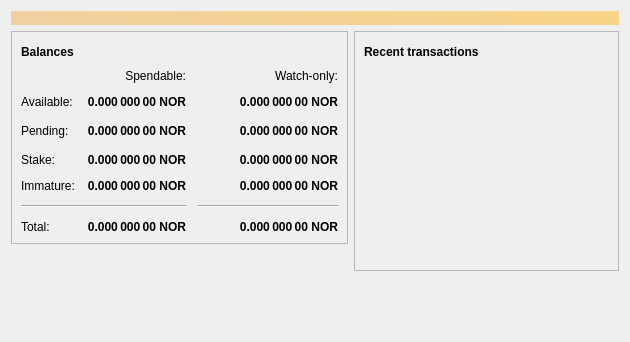
<?xml version="1.0" encoding="UTF-8"?>
<ui version="4.0">
 <class>OverviewPage</class>
 <widget class="QWidget" name="OverviewPage">
  <property name="geometry">
   <rect>
    <x>0</x>
    <y>0</y>
    <width>630</width>
    <height>342</height>
   </rect>
  </property>
  <property name="windowTitle">
   <string>Form</string>
  </property>
  <layout class="QVBoxLayout" name="topLayout">
   <item>
    <widget class="QLabel" name="labelAlerts">
     <property name="visible">
      <bool>false</bool>
     </property>
     <property name="styleSheet">
      <string notr="true">QLabel { background-color: qlineargradient(x1: 0, y1: 0, x2: 1, y2: 0, stop:0 #F0D0A0, stop:1 #F8D488); color:#000000; }</string>
     </property>
     <property name="wordWrap">
      <bool>true</bool>
     </property>
     <property name="margin">
      <number>3</number>
     </property>
     <property name="textInteractionFlags">
      <set>Qt::TextSelectableByMouse</set>
     </property>
    </widget>
   </item>
   <item>
    <layout class="QHBoxLayout" name="horizontalLayout" stretch="1,1">
     <item>
      <layout class="QVBoxLayout" name="verticalLayout_2">
       <item>
        <widget class="QFrame" name="frame">
         <property name="frameShape">
          <enum>QFrame::StyledPanel</enum>
         </property>
         <property name="frameShadow">
          <enum>QFrame::Raised</enum>
         </property>
         <layout class="QVBoxLayout" name="verticalLayout_4">
          <item>
           <layout class="QHBoxLayout" name="horizontalLayout_4">
            <item>
             <widget class="QLabel" name="label_5">
              <property name="font">
               <font>
                <weight>75</weight>
                <bold>true</bold>
               </font>
              </property>
              <property name="text">
               <string>Balances</string>
              </property>
             </widget>
            </item>
            <item>
             <widget class="QPushButton" name="labelWalletStatus">
              <property name="enabled">
               <bool>true</bool>
              </property>
              <property name="maximumSize">
               <size>
                <width>30</width>
                <height>16777215</height>
               </size>
              </property>
              <property name="toolTip">
               <string>The displayed information may be out of date. Your wallet automatically synchronizes with the Noir network after a connection is established, but this process has not completed yet.</string>
              </property>
              <property name="text">
               <string/>
              </property>
              <property name="icon">
               <iconset>
                <normaloff>:/icons/warning</normaloff>
                <disabledoff>:/icons/warning</disabledoff>:/icons/warning</iconset>
              </property>
              <property name="iconSize">
               <size>
                <width>24</width>
                <height>24</height>
               </size>
              </property>
              <property name="flat">
               <bool>true</bool>
              </property>
             </widget>
            </item>
            <item>
             <spacer name="horizontalSpacer_3">
              <property name="orientation">
               <enum>Qt::Horizontal</enum>
              </property>
              <property name="sizeHint" stdset="0">
               <size>
                <width>40</width>
                <height>20</height>
               </size>
              </property>
             </spacer>
            </item>
           </layout>
          </item>
          <item>
           <layout class="QGridLayout" name="gridLayout">
            <property name="spacing">
             <number>12</number>
            </property>
            <item row="5" column="0" colspan="2">
             <widget class="Line" name="line">
              <property name="orientation">
               <enum>Qt::Horizontal</enum>
              </property>
             </widget>
            </item>
            <item row="4" column="1">
             <widget class="QLabel" name="labelImmature">
              <property name="font">
               <font>
                <weight>75</weight>
                <bold>true</bold>
               </font>
              </property>
              <property name="cursor">
               <cursorShape>IBeamCursor</cursorShape>
              </property>
              <property name="toolTip">
               <string>Mined balance that has not yet matured</string>
              </property>
              <property name="text">
               <string notr="true">0.000 000 00 NOR</string>
              </property>
              <property name="alignment">
               <set>Qt::AlignRight|Qt::AlignTrailing|Qt::AlignVCenter</set>
              </property>
              <property name="textInteractionFlags">
               <set>Qt::LinksAccessibleByMouse|Qt::TextSelectableByKeyboard|Qt::TextSelectableByMouse</set>
              </property>
             </widget>
            </item>
            <item row="2" column="1">
             <widget class="QLabel" name="labelUnconfirmed">
              <property name="font">
               <font>
                <weight>75</weight>
                <bold>true</bold>
               </font>
              </property>
              <property name="cursor">
               <cursorShape>IBeamCursor</cursorShape>
              </property>
              <property name="toolTip">
               <string>Total of transactions that have yet to be confirmed, and do not yet count toward the spendable balance</string>
              </property>
              <property name="text">
               <string notr="true">0.000 000 00 NOR</string>
              </property>
              <property name="alignment">
               <set>Qt::AlignRight|Qt::AlignTrailing|Qt::AlignVCenter</set>
              </property>
              <property name="textInteractionFlags">
               <set>Qt::LinksAccessibleByMouse|Qt::TextSelectableByKeyboard|Qt::TextSelectableByMouse</set>
              </property>
             </widget>
            </item>
            <item row="1" column="1">
             <widget class="QLabel" name="labelBalance">
              <property name="font">
               <font>
                <weight>75</weight>
                <bold>true</bold>
               </font>
              </property>
              <property name="cursor">
               <cursorShape>IBeamCursor</cursorShape>
              </property>
              <property name="toolTip">
               <string>Your current spendable balance</string>
              </property>
              <property name="text">
               <string notr="true">0.000 000 00 NOR</string>
              </property>
              <property name="alignment">
               <set>Qt::AlignRight|Qt::AlignTrailing|Qt::AlignVCenter</set>
              </property>
              <property name="textInteractionFlags">
               <set>Qt::LinksAccessibleByMouse|Qt::TextSelectableByKeyboard|Qt::TextSelectableByMouse</set>
              </property>
             </widget>
            </item>
            <item row="5" column="2">
             <widget class="Line" name="lineWatchBalance">
              <property name="sizePolicy">
               <sizepolicy hsizetype="Preferred" vsizetype="Fixed">
                <horstretch>0</horstretch>
                <verstretch>0</verstretch>
               </sizepolicy>
              </property>
              <property name="minimumSize">
               <size>
                <width>140</width>
                <height>0</height>
               </size>
              </property>
              <property name="orientation">
               <enum>Qt::Horizontal</enum>
              </property>
             </widget>
            </item>
            <item row="2" column="3">
             <spacer name="horizontalSpacer_2">
              <property name="orientation">
               <enum>Qt::Horizontal</enum>
              </property>
              <property name="sizeHint" stdset="0">
               <size>
                <width>40</width>
                <height>20</height>
               </size>
              </property>
             </spacer>
            </item>
            <item row="1" column="2">
             <widget class="QLabel" name="labelWatchAvailable">
              <property name="font">
               <font>
                <weight>75</weight>
                <bold>true</bold>
               </font>
              </property>
              <property name="cursor">
               <cursorShape>IBeamCursor</cursorShape>
              </property>
              <property name="toolTip">
               <string>Your current balance in watch-only addresses</string>
              </property>
              <property name="text">
               <string notr="true">0.000 000 00 NOR</string>
              </property>
              <property name="alignment">
               <set>Qt::AlignRight|Qt::AlignTrailing|Qt::AlignVCenter</set>
              </property>
              <property name="textInteractionFlags">
               <set>Qt::LinksAccessibleByMouse|Qt::TextSelectableByKeyboard|Qt::TextSelectableByMouse</set>
              </property>
             </widget>
            </item>
            <item row="4" column="2">
             <widget class="QLabel" name="labelWatchImmature">
              <property name="font">
               <font>
                <weight>75</weight>
                <bold>true</bold>
               </font>
              </property>
              <property name="cursor">
               <cursorShape>IBeamCursor</cursorShape>
              </property>
              <property name="toolTip">
               <string>Mined balance in watch-only addresses that has not yet matured</string>
              </property>
              <property name="text">
               <string notr="true">0.000 000 00 NOR</string>
              </property>
              <property name="alignment">
               <set>Qt::AlignRight|Qt::AlignTrailing|Qt::AlignVCenter</set>
              </property>
              <property name="textInteractionFlags">
               <set>Qt::LinksAccessibleByMouse|Qt::TextSelectableByKeyboard|Qt::TextSelectableByMouse</set>
              </property>
             </widget>
            </item>
            <item row="4" column="0">
             <widget class="QLabel" name="labelImmatureText">
              <property name="text">
               <string>Immature:</string>
              </property>
             </widget>
            </item>
            <item row="0" column="1">
             <widget class="QLabel" name="labelSpendable">
              <property name="text">
               <string>Spendable:</string>
              </property>
              <property name="alignment">
               <set>Qt::AlignRight|Qt::AlignTrailing|Qt::AlignVCenter</set>
              </property>
             </widget>
            </item>
            <item row="6" column="1">
             <widget class="QLabel" name="labelTotal">
              <property name="font">
               <font>
                <weight>75</weight>
                <bold>true</bold>
               </font>
              </property>
              <property name="cursor">
               <cursorShape>IBeamCursor</cursorShape>
              </property>
              <property name="toolTip">
               <string>Your current total balance</string>
              </property>
              <property name="text">
               <string notr="true">0.000 000 00 NOR</string>
              </property>
              <property name="alignment">
               <set>Qt::AlignRight|Qt::AlignTrailing|Qt::AlignVCenter</set>
              </property>
              <property name="textInteractionFlags">
               <set>Qt::LinksAccessibleByMouse|Qt::TextSelectableByKeyboard|Qt::TextSelectableByMouse</set>
              </property>
             </widget>
            </item>
            <item row="6" column="2">
             <widget class="QLabel" name="labelWatchTotal">
              <property name="font">
               <font>
                <weight>75</weight>
                <bold>true</bold>
               </font>
              </property>
              <property name="cursor">
               <cursorShape>IBeamCursor</cursorShape>
              </property>
              <property name="toolTip">
               <string>Current total balance in watch-only addresses</string>
              </property>
              <property name="text">
               <string notr="true">0.000 000 00 NOR</string>
              </property>
              <property name="alignment">
               <set>Qt::AlignRight|Qt::AlignTrailing|Qt::AlignVCenter</set>
              </property>
              <property name="textInteractionFlags">
               <set>Qt::LinksAccessibleByMouse|Qt::TextSelectableByKeyboard|Qt::TextSelectableByMouse</set>
              </property>
             </widget>
            </item>
            <item row="2" column="2">
             <widget class="QLabel" name="labelWatchPending">
              <property name="font">
               <font>
                <weight>75</weight>
                <bold>true</bold>
               </font>
              </property>
              <property name="cursor">
               <cursorShape>IBeamCursor</cursorShape>
              </property>
              <property name="toolTip">
               <string>Unconfirmed transactions to watch-only addresses</string>
              </property>
              <property name="text">
               <string notr="true">0.000 000 00 NOR</string>
              </property>
              <property name="alignment">
               <set>Qt::AlignRight|Qt::AlignTrailing|Qt::AlignVCenter</set>
              </property>
              <property name="textInteractionFlags">
               <set>Qt::LinksAccessibleByMouse|Qt::TextSelectableByKeyboard|Qt::TextSelectableByMouse</set>
              </property>
             </widget>
            </item>
            <item row="6" column="0">
             <widget class="QLabel" name="labelTotalText">
              <property name="text">
               <string>Total:</string>
              </property>
             </widget>
            </item>
            <item row="1" column="0">
             <widget class="QLabel" name="labelBalanceText">
              <property name="text">
               <string>Available:</string>
              </property>
             </widget>
            </item>
            <item row="0" column="2">
             <widget class="QLabel" name="labelWatchonly">
              <property name="text">
               <string>Watch-only:</string>
              </property>
              <property name="alignment">
               <set>Qt::AlignRight|Qt::AlignTrailing|Qt::AlignVCenter</set>
              </property>
             </widget>
            </item>
            <item row="3" column="0">
             <widget class="QLabel" name="labelStakeText">
              <property name="text">
               <string>Stake:</string>
              </property>
             </widget>
            </item>
            <item row="2" column="0">
             <widget class="QLabel" name="labelPendingText">
              <property name="text">
               <string>Pending:</string>
              </property>
             </widget>
            </item>
            <item row="3" column="1">
             <widget class="QLabel" name="labelStake">
              <property name="font">
               <font>
                <weight>75</weight>
                <bold>true</bold>
               </font>
              </property>
              <property name="cursor">
               <cursorShape>IBeamCursor</cursorShape>
              </property>
              <property name="text">
               <string>0.000 000 00 NOR</string>
              </property>
              <property name="alignment">
               <set>Qt::AlignRight|Qt::AlignTrailing|Qt::AlignVCenter</set>
              </property>
             </widget>
            </item>
            <item row="3" column="2">
             <widget class="QLabel" name="labelWatchStake">
              <property name="font">
               <font>
                <weight>75</weight>
                <bold>true</bold>
               </font>
              </property>
              <property name="cursor">
               <cursorShape>IBeamCursor</cursorShape>
              </property>
              <property name="text">
               <string>0.000 000 00 NOR</string>
              </property>
              <property name="alignment">
               <set>Qt::AlignRight|Qt::AlignTrailing|Qt::AlignVCenter</set>
              </property>
             </widget>
            </item>
           </layout>
          </item>
         </layout>
        </widget>
       </item>
       <item>
        <spacer name="verticalSpacer">
         <property name="orientation">
          <enum>Qt::Vertical</enum>
         </property>
         <property name="sizeHint" stdset="0">
          <size>
           <width>20</width>
           <height>40</height>
          </size>
         </property>
        </spacer>
       </item>
      </layout>
     </item>
     <item>
      <layout class="QVBoxLayout" name="verticalLayout_3">
       <item>
        <widget class="QFrame" name="frame_2">
         <property name="frameShape">
          <enum>QFrame::StyledPanel</enum>
         </property>
         <property name="frameShadow">
          <enum>QFrame::Raised</enum>
         </property>
         <layout class="QVBoxLayout" name="verticalLayout">
          <item>
           <layout class="QHBoxLayout" name="horizontalLayout_2">
            <item>
             <widget class="QLabel" name="label_4">
              <property name="font">
               <font>
                <weight>75</weight>
                <bold>true</bold>
               </font>
              </property>
              <property name="text">
               <string>Recent transactions</string>
              </property>
             </widget>
            </item>
            <item>
             <widget class="QPushButton" name="labelTransactionsStatus">
              <property name="enabled">
               <bool>true</bool>
              </property>
              <property name="maximumSize">
               <size>
                <width>30</width>
                <height>16777215</height>
               </size>
              </property>
              <property name="toolTip">
               <string>The displayed information may be out of date. Your wallet automatically synchronizes with the Noir network after a connection is established, but this process has not completed yet.</string>
              </property>
              <property name="text">
               <string/>
              </property>
              <property name="icon">
               <iconset>
                <normaloff>:/icons/warning</normaloff>
                <disabledoff>:/icons/warning</disabledoff>:/icons/warning</iconset>
              </property>
              <property name="iconSize">
               <size>
                <width>24</width>
                <height>24</height>
               </size>
              </property>
              <property name="flat">
               <bool>true</bool>
              </property>
             </widget>
            </item>
            <item>
             <spacer name="horizontalSpacer">
              <property name="orientation">
               <enum>Qt::Horizontal</enum>
              </property>
              <property name="sizeHint" stdset="0">
               <size>
                <width>40</width>
                <height>20</height>
               </size>
              </property>
             </spacer>
            </item>
           </layout>
          </item>
          <item>
           <widget class="QListView" name="listTransactions">
            <property name="styleSheet">
             <string notr="true">QListView { background: transparent; }</string>
            </property>
            <property name="frameShape">
             <enum>QFrame::NoFrame</enum>
            </property>
            <property name="verticalScrollBarPolicy">
             <enum>Qt::ScrollBarAlwaysOff</enum>
            </property>
            <property name="horizontalScrollBarPolicy">
             <enum>Qt::ScrollBarAlwaysOff</enum>
            </property>
            <property name="selectionMode">
             <enum>QAbstractItemView::NoSelection</enum>
            </property>
           </widget>
          </item>
         </layout>
        </widget>
       </item>
       <item>
        <spacer name="verticalSpacer_2">
         <property name="orientation">
          <enum>Qt::Vertical</enum>
         </property>
         <property name="sizeHint" stdset="0">
          <size>
           <width>20</width>
           <height>40</height>
          </size>
         </property>
        </spacer>
       </item>
      </layout>
     </item>
    </layout>
   </item>
  </layout>
 </widget>
 <resources/>
 <connections/>
</ui>
